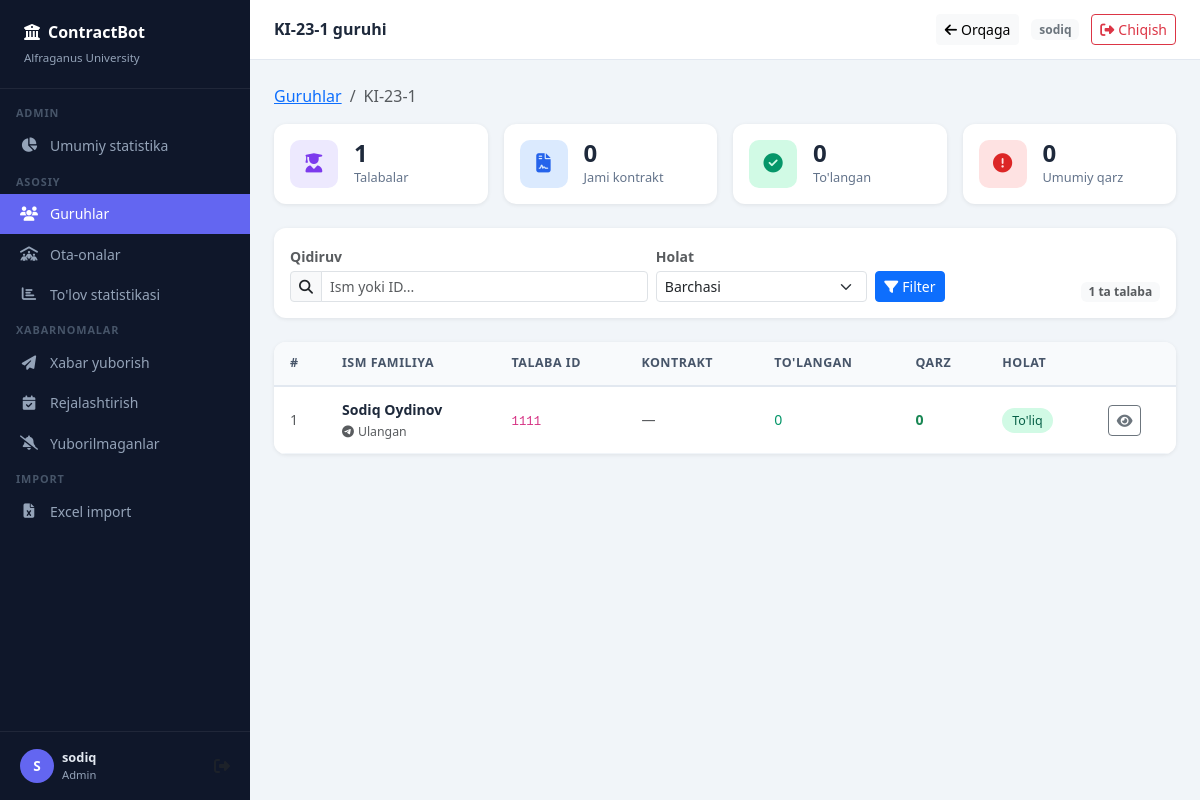
Screenshot of /dashboard/groups/1/ (signed in) with the database file from the repository.
### users/models.py (models this page shows, shortened)
class Group(models.Model):
    name = models.CharField(max_length=255, verbose_name="Guruh nomi")
    tutor = models.ForeignKey(
        User,
        on_delete=models.SET_NULL,
        null=True,
        blank=True,
        related_name='tutored_groups',
        verbose_name="Tyutor"
    )
    class Meta:
        verbose_name = "Guruh"
        verbose_name_plural = "Guruhlar"

class Student(models.Model):
    student_id = models.CharField(max_length=20, unique=True, verbose_name="Talaba ID (Login)")
    password = models.CharField(max_length=128, verbose_name="Parol")
    full_name = models.CharField(max_length=150, verbose_name="F.I.SH (O'qishdagi)")
    group = models.ForeignKey(Group, on_delete=models.SET_NULL, null=True, verbose_name="Guruhi")
    telegram_id = models.BigIntegerField(null=True, blank=True, unique=True, verbose_name="Telegram ID")
    tg_username = models.CharField(max_length=100, null=True, blank=True, verbose_name="TG Username")
    tg_first_name = models.CharField(max_length=150, null=True, blank=True, verbose_name="TG Ismi")
    tg_last_name = models.CharField(max_length=150, null=True, blank=True, verbose_name="TG Familiyasi")
    tg_language = models.CharField(max_length=10, null=True, blank=True, verbose_name="Dastur tili")
    profile_picture = models.ImageField(upload_to='students_profiles/', null=True, blank=True, verbose_name="Profil rasmi")
    created_at = models.DateTimeField(auto_now_add=True, null=True, verbose_name="Yaratilgan vaqti")
    class Meta:
        verbose_name = "Talaba"
        verbose_name_plural = "Talabalar"

### dashboard/views.py (the view)
# urls.py: path('groups/<int:group_id>/',    views.GroupDetailView.as_view(), name='group_detail'),
@method_decorator(login_required(login_url='/dashboard/login/'), name='dispatch')
class GroupDetailView(View):
    def get(self, request, group_id):
        group = get_object_or_404(Group, pk=group_id)
        if not request.user.is_staff and group.tutor_id != request.user.pk:
            messages.error(request, "Sizda bu guruhga kirish huquqi yo'q.")
            return redirect('dashboard:groups')
        current_year = current_academic_year()
        search = request.GET.get('q', '').strip()
        debt_filter = request.GET.get('debt', '')
        students_qs = Student.objects.filter(group=group).prefetch_related('contracts')
        if search:
            students_qs = students_qs.filter(
                Q(full_name__icontains=search) | Q(student_id__icontains=search)
            )
        students_data = []
        for student in students_qs:
            contract = student.contracts.filter(academic_year=current_year).first()
            debt = float(contract.debt_amount) if contract else 0
            contract_amount = float(contract.contract_amount) if contract else 0
            paid_amount = float(contract.paid_amount) if contract else 0
            has_confirmation = False
            if contract:
                has_confirmation = contract.tutor_confirmations.filter(is_active=True).exists()
            students_data.append({
                'student': student,
                'contract': contract,
                'debt': debt,
                'contract_amount': contract_amount,
                'paid_amount': paid_amount,
                'has_confirmation': has_confirmation,
                'debt_pct': round((paid_amount / contract_amount * 100) if contract_amount > 0 else 100),
            })
        if debt_filter == 'has_debt':
            students_data = [s for s in students_data if s['debt'] > 0]
        elif debt_filter == 'no_debt':
            students_data = [s for s in students_data if s['debt'] <= 0]
        students_data.sort(key=lambda x: x['debt'], reverse=True)
        stats = group_stats(group, current_year)
        context = {
            'group': group,
            'students_data': students_data,
            'current_year': current_year,
            'search': search,
            'debt_filter': debt_filter,
            'stats': stats,
        }
        return render(request, 'dashboard/group_detail.html', context)

### dashboard/templates/dashboard/group_detail.html (shortened to what this page needs)
{% extends 'dashboard/base.html' %}
{% block page_title %}{{ group.name }} guruhi{% endblock %}
{% block nav_groups %}active{% endblock %}
{% block topbar_right %}
  <a href="{% url 'dashboard:groups' %}" class="btn btn-sm btn-light">
    <i class="fas fa-arrow-left me-1"></i>Orqaga
  </a>
{% endblock %}
{% block content %}
<nav aria-label="breadcrumb" class="mb-3">
  <ol class="breadcrumb small">
    <li class="breadcrumb-item"><a href="{% url 'dashboard:groups' %}">Guruhlar</a></li>
    <li class="breadcrumb-item active">{{ group.name }}</li>
  </ol>
</nav>
<div class="row g-3 mb-4">
  <div class="col-6 col-xl-3">
    <div class="card stat-card p-3">
      <div class="d-flex align-items-center gap-3">
        <div class="stat-icon" style="background:#ede9fe">
          <i class="fas fa-user-graduate" style="color:#7c3aed"></i>
        </div>
        <div>
          <div class="stat-value">{{ stats.student_count }}</div>
          <div class="stat-label">Talabalar</div>
        </div>
      </div>
    </div>
  </div>
  <div class="col-6 col-xl-3">
    <div class="card stat-card p-3">
      <div class="d-flex align-items-center gap-3">
        <div class="stat-icon" style="background:#dbeafe">
          <i class="fas fa-file-contract" style="color:#2563eb"></i>
        </div>
        <div>
          <div class="stat-value">{{ stats.total_contract|floatformat:0 }}</div>
          <div class="stat-label">Jami kontrakt</div>
        </div>
      </div>
    </div>
  </div>
  <div class="col-6 col-xl-3">
    <div class="card stat-card p-3">
      <div class="d-flex align-items-center gap-3">
        <div class="stat-icon" style="background:#d1fae5">
          <i class="fas fa-circle-check" style="color:#059669"></i>
        </div>
        <div>
          <div class="stat-value">{{ stats.total_paid|floatformat:0 }}</div>
          <div class="stat-label">To'langan</div>
        </div>
      </div>
    </div>
  </div>
  <div class="col-6 col-xl-3">
    <div class="card stat-card p-3">
      <div class="d-flex align-items-center gap-3">
        <div class="stat-icon" style="background:#fee2e2">
          <i class="fas fa-circle-exclamation" style="color:#dc2626"></i>
        </div>
        <div>
          <div class="stat-value">{{ stats.total_debt|floatformat:0 }}</div>
          <div class="stat-label">Umumiy qarz</div>
        </div>
      </div>
    </div>
  </div>
</div>
<div class="card mb-4">
  <div class="card-body p-3">
    <form method="get" class="row g-2 align-items-end">
      <div class="col-sm-6 col-md-5">
        <label class="form-label small fw-semibold text-muted mb-1">Qidiruv</label>
        <div class="input-group input-group-sm">
          <span class="input-group-text"><i class="fas fa-search"></i></span>
          <input type="text" name="q" class="form-control" placeholder="Ism yoki ID..." value="{{ search }}">
        </div>
      </div>
      <div class="col-sm-4 col-md-3">
        <label class="form-label small fw-semibold text-muted mb-1">Holat</label>
        <select name="debt" class="form-select form-select-sm">
          <option value="" {% if not debt_filter %}selected{% endif %}>Barchasi</option>
        </select>
      </div>
      <div class="col-auto">
        <button type="submit" class="btn btn-primary btn-sm">
          <i class="fas fa-filter me-1"></i>Filter
        </button>
      </div>
      <div class="col-auto ms-auto">
        <span class="badge bg-light text-muted">{{ students_data|length }} ta talaba</span>
      </div>
    </form>
  </div>
</div>
<div class="card table-card">
  <div class="table-responsive">
    <table class="table mb-0">
      <thead>
        <tr>
          <th>#</th>
          <th>Ism Familiya</th>
          <th>Talaba ID</th>
          <th>Kontrakt</th>
          <th>To'langan</th>
          <th>Qarz</th>
          <th>Holat</th>
          <th></th>
        </tr>
      </thead>
      <tbody>
        {% for item in students_data %}
        <tr>
          <td class="text-muted">{{ forloop.counter }}</td>
          <td>
            <div class="fw-semibold" style="color:#1e293b">{{ item.student.full_name }}</div>
            {% if item.student.telegram_id %}
            <small class="text-muted"><i class="fab fa-telegram me-1"></i>Ulangan</small>
            {% else %}
            <small class="text-muted"><i class="fas fa-minus me-1"></i>Bot ulashilmagan</small>
            {% endif %}
          </td>
          <td><code class="small">{{ item.student.student_id }}</code></td>
          <td>
            {% if item.contract_amount > 0 %}
            <span style="color:#1e293b">{{ item.contract_amount|floatformat:0 }}</span>
            {% else %}<span class="text-muted">—</span>{% endif %}
          </td>
          <td style="color:#059669">{{ item.paid_amount|floatformat:0 }}</td>
          <td>
            {% if item.debt > 0 %}
            <span class="fw-semibold" style="color:#dc2626">{{ item.debt|floatformat:0 }}</span>
            {% else %}
            <span class="text-success fw-semibold">0</span>
            {% endif %}
          </td>
          <td>
            {% if item.debt <= 0 %}
              <span class="badge-pill debt-paid">To'liq</span>
            {% elif item.has_confirmation %}
              <span class="confirm-badge"><i class="fas fa-pause me-1"></i>Kutmoqda</span>
            {% elif item.debt_pct >= 50 %}
              <span class="badge-pill debt-high">
                {% widthratio item.paid_amount item.contract_amount 100 %}% to'langan
              </span>
            {% else %}
              <span class="badge-pill debt-low">
                {% widthratio item.paid_amount item.contract_amount 100 %}% to'langan
              </span>
            {% endif %}
          </td>
          <td>
            <a href="{% url 'dashboard:student_detail' item.student.pk %}"
               class="btn btn-sm btn-outline-secondary">
              <i class="fas fa-eye"></i>
            </a>
          </td>
        </tr>
        {% endfor %}
      </tbody>
    </table>
  </div>
</div>
{% endblock %}

### dashboard/templates/dashboard/base.html (shortened to what this page needs)
<!DOCTYPE html>
<html lang="uz">
<head>
  <link href="https://cdn.jsdelivr.net/npm/bootstrap@5.3.2/dist/css/bootstrap.min.css" rel="stylesheet">
  <link href="https://cdnjs.cloudflare.com/ajax/libs/font-awesome/6.5.0/css/all.min.css" rel="stylesheet">
</head>
<body>
<aside class="sidebar" id="sidebar">
  <div class="sidebar-brand">
    <p class="brand-title"><i class="fas fa-university me-2 text-indigo-400"></i>ContractBot</p>
    <span class="brand-sub">Alfraganus University</span>
  </div>
  <nav class="sidebar-nav">
    {% if request.user.is_staff %}
    <div class="sidebar-section">Admin</div>
    <a href="{% url 'dashboard:admin_overview' %}" class="{% block nav_admin %}{% endblock %}">
      <i class="fas fa-chart-pie"></i> Umumiy statistika
    </a>
    {% endif %}
    <div class="sidebar-section">Asosiy</div>
    <a href="{% url 'dashboard:groups' %}" class="{% block nav_groups %}{% endblock %}">
      <i class="fas fa-users"></i> Guruhlar
    </a>
    <a href="{% url 'dashboard:parents' %}" class="{% block nav_parents %}{% endblock %}">
      <i class="fas fa-people-roof"></i> Ota-onalar
    </a>
    <a href="{% url 'dashboard:payment_stats' %}" class="{% block nav_payment_stats %}{% endblock %}">
      <i class="fas fa-chart-bar"></i> To'lov statistikasi
    </a>
    <div class="sidebar-section">Xabarnomalar</div>
    <a href="{% url 'dashboard:campaign_send' %}" class="{% block nav_campaign %}{% endblock %}">
      <i class="fas fa-paper-plane"></i> Xabar yuborish
    </a>
    <a href="{% url 'dashboard:campaign_schedule' %}" class="{% block nav_schedule %}{% endblock %}">
      <i class="fas fa-calendar-check"></i> Rejalashtirish
    </a>
    <a href="{% url 'dashboard:notification_failures' %}" class="{% block nav_failures %}{% endblock %}">
      <i class="fas fa-bell-slash"></i> Yuborilmaganlar
    </a>
    <div class="sidebar-section">Import</div>
    <a href="{% url 'dashboard:excel_import' %}" class="{% block nav_excel %}{% endblock %}">
      <i class="fas fa-file-excel"></i> Excel import
    </a>
  </nav>
  <div class="sidebar-footer">
    <div class="d-flex align-items-center gap-2">
      <div class="avatar-sm">{{ request.user.username|first|upper }}</div>
      <div class="flex-grow-1 overflow-hidden">
        <div class="user-name text-truncate">{{ request.user.get_full_name|default:request.user.username }}</div>
        <div class="user-role">{% if request.user.is_staff %}Admin{% else %}Tutor{% endif %}</div>
      </div>
      <a href="{% url 'dashboard:logout' %}" class="text-muted ms-1" title="Chiqish">
        <i class="fas fa-sign-out-alt"></i>
      </a>
    </div>
  </div>
</aside>
<header class="topbar">
  <div class="d-flex align-items-center gap-3">
    <h1 class="topbar-title">{% block page_title %}Dashboard{% endblock %}</h1>
  </div>
  <div class="topbar-right">
    {% block topbar_right %}{% endblock %}
    <span class="badge bg-light text-secondary d-none d-sm-inline">{{ request.user.username }}</span>
    <a href="{% url 'dashboard:logout' %}"
       class="btn btn-sm btn-outline-danger"
       onclick="return confirm('Tizimdan chiqmoqchimisiz?')"
       title="Chiqish">
      <i class="fas fa-sign-out-alt me-1"></i><span class="d-none d-md-inline">Chiqish</span>
    </a>
  </div>
</header>
<main class="main-wrap">
  <div class="page-body">
    {% block content %}{% endblock %}
  </div>
</main>
</body>
</html>

### rows the page displays
Group: name "KI-23-1"
Student: student.full_name "Sodiq Oydinov", telegram_id "Ulangan", student.student_id "1111", paid_amount "0"

### other values shown
{{ request.user.username|first|upper }} "S"
{{ request.user.get_full_name|default:request.user.username }} "sodiq"
{{ request.user.username }} "sodiq"
{{ stats.student_count }} "1"
{{ stats.total_contract|floatformat:0 }} "0"
{{ stats.total_paid|floatformat:0 }} "0"
{{ stats.total_debt|floatformat:0 }} "0"
{{ students_data|length }} "1"
